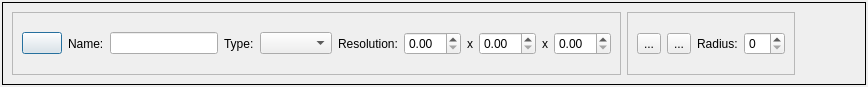
<?xml version="1.0" encoding="UTF-8"?>
<ui version="4.0">
 <class>maskEditDialog</class>
 <widget class="QDialog" name="maskEditDialog">
  <property name="geometry">
   <rect>
    <x>0</x>
    <y>0</y>
    <width>868</width>
    <height>87</height>
   </rect>
  </property>
  <property name="windowTitle">
   <string>Dialog</string>
  </property>
  <layout class="QHBoxLayout" name="horizontalLayout">
   <property name="spacing">
    <number>2</number>
   </property>
   <property name="margin">
    <number>2</number>
   </property>
   <item>
    <widget class="QFrame" name="frame">
     <property name="sizePolicy">
      <sizepolicy hsizetype="Preferred" vsizetype="Minimum">
       <horstretch>0</horstretch>
       <verstretch>0</verstretch>
      </sizepolicy>
     </property>
     <property name="frameShape">
      <enum>QFrame::Box</enum>
     </property>
     <property name="frameShadow">
      <enum>QFrame::Plain</enum>
     </property>
     <layout class="QHBoxLayout" name="horizontalLayout_2">
      <item>
       <widget class="QFrame" name="frame_2">
        <property name="frameShape">
         <enum>QFrame::StyledPanel</enum>
        </property>
        <property name="frameShadow">
         <enum>QFrame::Raised</enum>
        </property>
        <layout class="QHBoxLayout" name="horizontalLayout_3">
         <item>
          <widget class="QPushButton" name="newMask">
           <property name="toolTip">
            <string>Create new mask</string>
           </property>
           <property name="text">
            <string/>
           </property>
           <property name="icon">
            <iconset resource="../resources/maskedit.qrc">
             <normaloff>:/common/newMask.png</normaloff>:/common/newMask.png</iconset>
           </property>
           <property name="shortcut">
            <string>Ctrl+M, Ctrl+N</string>
           </property>
          </widget>
         </item>
         <item>
          <widget class="QLabel" name="label">
           <property name="text">
            <string>Name:</string>
           </property>
          </widget>
         </item>
         <item>
          <widget class="QLineEdit" name="maskName"/>
         </item>
         <item>
          <widget class="QLabel" name="label_2">
           <property name="text">
            <string>Type:</string>
           </property>
          </widget>
         </item>
         <item>
          <widget class="QComboBox" name="maskType"/>
         </item>
         <item>
          <widget class="QLabel" name="label_4">
           <property name="text">
            <string>Resolution:</string>
           </property>
          </widget>
         </item>
         <item>
          <widget class="QDoubleSpinBox" name="xRes"/>
         </item>
         <item>
          <widget class="QLabel" name="label_5">
           <property name="text">
            <string>x</string>
           </property>
          </widget>
         </item>
         <item>
          <widget class="QDoubleSpinBox" name="yRes"/>
         </item>
         <item>
          <widget class="QLabel" name="label_6">
           <property name="text">
            <string>x</string>
           </property>
          </widget>
         </item>
         <item>
          <widget class="QDoubleSpinBox" name="zRes"/>
         </item>
        </layout>
       </widget>
      </item>
      <item>
       <widget class="QFrame" name="frame_3">
        <property name="frameShape">
         <enum>QFrame::StyledPanel</enum>
        </property>
        <property name="frameShadow">
         <enum>QFrame::Raised</enum>
        </property>
        <layout class="QHBoxLayout" name="horizontalLayout_4">
         <item>
          <widget class="QToolButton" name="paint">
           <property name="text">
            <string>...</string>
           </property>
           <property name="icon">
            <iconset resource="../resources/maskedit.qrc">
             <normaloff>:/common/maskEdit.png</normaloff>:/common/maskEdit.png</iconset>
           </property>
           <property name="shortcut">
            <string>Ctrl+M, Ctrl+P</string>
           </property>
           <property name="checkable">
            <bool>true</bool>
           </property>
           <property name="autoExclusive">
            <bool>true</bool>
           </property>
          </widget>
         </item>
         <item>
          <widget class="QToolButton" name="cut">
           <property name="text">
            <string>...</string>
           </property>
           <property name="icon">
            <iconset resource="../resources/maskedit.qrc">
             <normaloff>:/common/cut.png</normaloff>:/common/cut.png</iconset>
           </property>
           <property name="shortcut">
            <string>Ctrl+M, Ctrl+C</string>
           </property>
           <property name="checkable">
            <bool>true</bool>
           </property>
           <property name="autoExclusive">
            <bool>true</bool>
           </property>
          </widget>
         </item>
         <item>
          <widget class="QLabel" name="label_3">
           <property name="text">
            <string>Radius:</string>
           </property>
          </widget>
         </item>
         <item>
          <widget class="QSpinBox" name="radius"/>
         </item>
        </layout>
       </widget>
      </item>
      <item>
       <spacer name="horizontalSpacer">
        <property name="orientation">
         <enum>Qt::Horizontal</enum>
        </property>
        <property name="sizeHint" stdset="0">
         <size>
          <width>40</width>
          <height>20</height>
         </size>
        </property>
       </spacer>
      </item>
     </layout>
    </widget>
   </item>
  </layout>
 </widget>
 <resources>
  <include location="../resources/maskedit.qrc"/>
 </resources>
 <connections/>
</ui>
